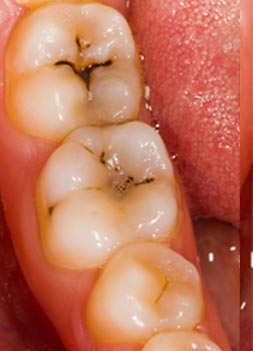
#> input picture CariesRobot/photo/carie.jpg, 253 x 351 px
$ python kmeansImage.py
#> lines starting #> are read from the running program, lines starting #| are printed output that depends on the picture
### CariesRobot/kmeans/utils.py
# import the necessary packages
import numpy as np
import cv2


def centroid_histogram(clt):
    # grab the number of different clusters and create a histogram
    # based on the number of pixels assigned to each cluster
    numLabels = np.arange(0, len(np.unique(clt.labels_)) + 1)
    (hist, _) = np.histogram(clt.labels_, bins=numLabels)

    # normalize the histogram, such that it sums to one
    hist = hist.astype("float")
    hist /= hist.sum()

    # return the histogram
    return hist


def plot_colors(hist, centroids):
    # initialize the bar chart representing the relative frequency
    # of each of the colors
    bar = np.zeros((50, 300, 3), dtype="uint8")
    startX = 0

    # loop over the percentage of each cluster and the color of
    # each cluster
    for (percent, color) in zip(hist, centroids):
        # plot the relative percentage of each cluster
        endX = startX + (percent * 300)
        cv2.rectangle(bar, (int(startX), 0), (int(endX), 50),
                      color.astype("uint8").tolist(), -1)
        startX = endX

    # return the bar chart
    return bar

### CariesRobot/kmeans/kmeansImage.py
from sklearn.cluster import KMeans
import matplotlib.pyplot as plt
import argparse
import utils
import cv2


ap = argparse.ArgumentParser()

image = cv2.imread("../photo/carie.jpg")
#> image is the input picture: shape (351, 253, 3); mean B, G, R 87.9, 114.7, 193.8
image = cv2.cvtColor(image, cv2.COLOR_BGR2RGB)

plt.figure()
plt.axis("off")
plt.imshow(image)

image = image.reshape((image.shape[0]*image.shape[1], 3))

clt = KMeans(n_clusters=20)
clt.fit(image)
# build a histogram of clusters and then create a figure
# representing the number of pixels labeled to each color
hist = utils.centroid_histogram(clt)
bar = utils.plot_colors(hist, clt.cluster_centers_)
#> after the loop in plot_colors, `for (percent, color) in zip(hist, centroids):`:
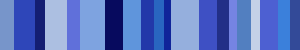
#> bar: shape (50, 300, 3); mean of channels 0, 1, 2 193.1, 113.6, 86.5; drawn as B, G, R

# show our color bart
plt.figure()
plt.axis("off")
plt.imshow(bar)
plt.show()

$ run again, with CariesRobot/photo/2017-09-22_18-28-30.jpg copied over CariesRobot/photo/carie.jpg
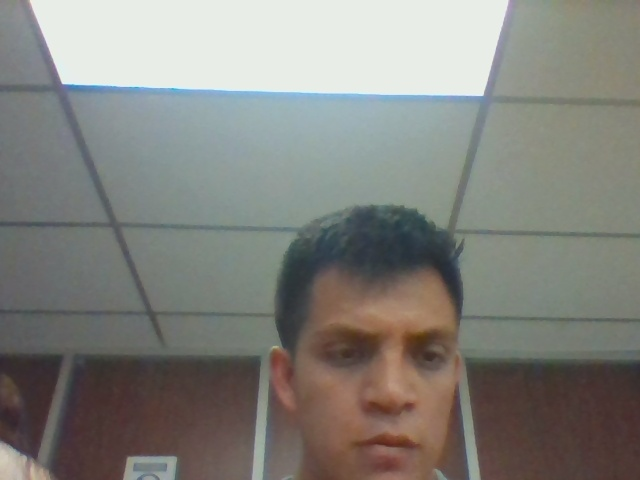
#> input picture CariesRobot/photo/2017-09-22_18-28-30.jpg, 640 x 480 px
#> image is the input picture: shape (480, 640, 3); mean B, G, R 124.8, 130.1, 130.6
#> after the loop in plot_colors, `for (percent, color) in zip(hist, centroids):`:
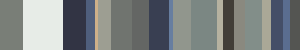
#> bar: shape (50, 300, 3); mean of channels 0, 1, 2 129.8, 129.5, 124.4; drawn as B, G, R

$ run again, with CariesRobot/photo/2017-10-01_13-44-46.jpg copied over CariesRobot/photo/carie.jpg
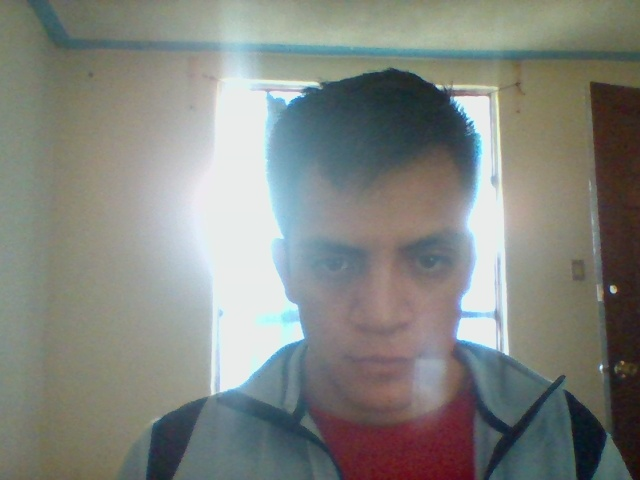
#> input picture CariesRobot/photo/2017-10-01_13-44-46.jpg, 640 x 480 px
#> image is the input picture: shape (480, 640, 3); mean B, G, R 127.8, 132.9, 129.8
#> after the loop in plot_colors, `for (percent, color) in zip(hist, centroids):`:
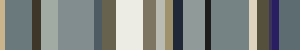
#> bar: shape (50, 300, 3); mean of channels 0, 1, 2 129.3, 132.3, 127.2; drawn as B, G, R

$ run again, with CariesRobot/photo/2017-10-21.jpg copied over CariesRobot/photo/carie.jpg
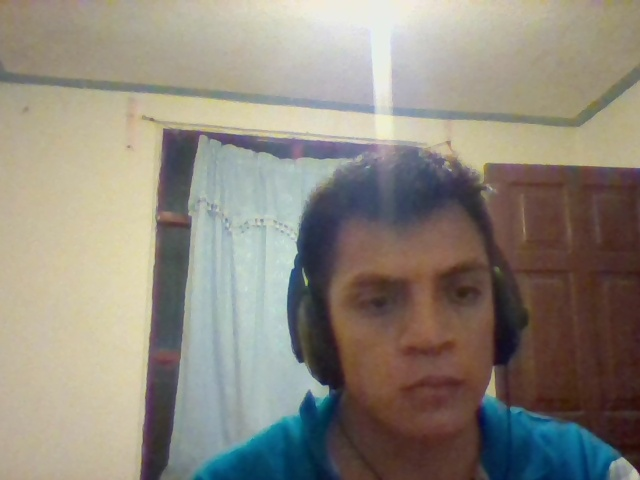
#> input picture CariesRobot/photo/2017-10-21.jpg, 640 x 480 px
#> image is the input picture: shape (480, 640, 3); mean B, G, R 124.7, 135.4, 141.3
#> after the loop in plot_colors, `for (percent, color) in zip(hist, centroids):`:
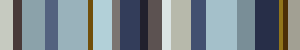
#> bar: shape (50, 300, 3); mean of channels 0, 1, 2 140.9, 135.3, 124.4; drawn as B, G, R
